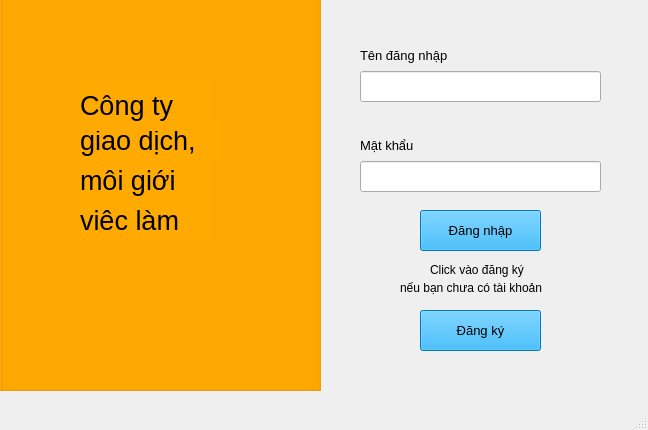
<?xml version="1.0" encoding="UTF-8"?>
<ui version="4.0">
 <class>MainWindow</class>
 <widget class="QMainWindow" name="MainWindow">
  <property name="geometry">
   <rect>
    <x>0</x>
    <y>0</y>
    <width>648</width>
    <height>430</height>
   </rect>
  </property>
  <property name="windowTitle">
   <string>MainWindow</string>
  </property>
  <widget class="QWidget" name="centralwidget">
   <widget class="QLabel" name="label_8">
    <property name="geometry">
     <rect>
      <x>400</x>
      <y>280</y>
      <width>161</width>
      <height>16</height>
     </rect>
    </property>
    <property name="text">
     <string>nếu bạn chưa có tài khoản</string>
    </property>
   </widget>
   <widget class="QLabel" name="label_5">
    <property name="geometry">
     <rect>
      <x>360</x>
      <y>40</y>
      <width>131</width>
      <height>31</height>
     </rect>
    </property>
    <property name="font">
     <font>
      <pointsize>10</pointsize>
     </font>
    </property>
    <property name="text">
     <string>Tên đăng nhập</string>
    </property>
   </widget>
   <widget class="QLabel" name="label_6">
    <property name="geometry">
     <rect>
      <x>360</x>
      <y>130</y>
      <width>131</width>
      <height>31</height>
     </rect>
    </property>
    <property name="font">
     <font>
      <pointsize>10</pointsize>
     </font>
    </property>
    <property name="text">
     <string>Mật khẩu</string>
    </property>
   </widget>
   <widget class="QPushButton" name="bt_dangnhap">
    <property name="geometry">
     <rect>
      <x>420</x>
      <y>210</y>
      <width>121</width>
      <height>41</height>
     </rect>
    </property>
    <property name="font">
     <font>
      <pointsize>10</pointsize>
     </font>
    </property>
    <property name="styleSheet">
     <string notr="true">background-color: rgb(0, 170, 255);</string>
    </property>
    <property name="text">
     <string>Đăng nhập</string>
    </property>
   </widget>
   <widget class="QGroupBox" name="groupBox">
    <property name="geometry">
     <rect>
      <x>0</x>
      <y>-30</y>
      <width>321</width>
      <height>421</height>
     </rect>
    </property>
    <property name="styleSheet">
     <string notr="true">background-color: rgb(255, 170, 0);</string>
    </property>
    <property name="title">
     <string/>
    </property>
    <widget class="QLabel" name="label">
     <property name="geometry">
      <rect>
       <x>80</x>
       <y>110</y>
       <width>131</width>
       <height>51</height>
      </rect>
     </property>
     <property name="font">
      <font>
       <family>MS Sans Serif</family>
       <pointsize>20</pointsize>
      </font>
     </property>
     <property name="text">
      <string>Công ty </string>
     </property>
    </widget>
    <widget class="QLabel" name="label_2">
     <property name="geometry">
      <rect>
       <x>80</x>
       <y>150</y>
       <width>141</width>
       <height>41</height>
      </rect>
     </property>
     <property name="font">
      <font>
       <pointsize>20</pointsize>
      </font>
     </property>
     <property name="text">
      <string>giao dịch, </string>
     </property>
    </widget>
    <widget class="QLabel" name="label_3">
     <property name="geometry">
      <rect>
       <x>80</x>
       <y>190</y>
       <width>131</width>
       <height>41</height>
      </rect>
     </property>
     <property name="font">
      <font>
       <pointsize>20</pointsize>
      </font>
     </property>
     <property name="text">
      <string>môi giới</string>
     </property>
    </widget>
    <widget class="QLabel" name="label_4">
     <property name="geometry">
      <rect>
       <x>80</x>
       <y>230</y>
       <width>131</width>
       <height>41</height>
      </rect>
     </property>
     <property name="font">
      <font>
       <pointsize>20</pointsize>
      </font>
     </property>
     <property name="text">
      <string>viêc làm</string>
     </property>
    </widget>
    <zorder>label_4</zorder>
    <zorder>label_3</zorder>
    <zorder>label_2</zorder>
    <zorder>label</zorder>
   </widget>
   <widget class="QLabel" name="label_7">
    <property name="geometry">
     <rect>
      <x>430</x>
      <y>260</y>
      <width>101</width>
      <height>20</height>
     </rect>
    </property>
    <property name="text">
     <string>Click vào đăng ký</string>
    </property>
   </widget>
   <widget class="QPushButton" name="bt_dangky">
    <property name="geometry">
     <rect>
      <x>420</x>
      <y>310</y>
      <width>121</width>
      <height>41</height>
     </rect>
    </property>
    <property name="font">
     <font>
      <pointsize>10</pointsize>
     </font>
    </property>
    <property name="styleSheet">
     <string notr="true">background-color: rgb(0, 170, 255);</string>
    </property>
    <property name="text">
     <string>Đăng ký</string>
    </property>
   </widget>
   <widget class="QLineEdit" name="te_tendangnhap">
    <property name="geometry">
     <rect>
      <x>360</x>
      <y>71</y>
      <width>241</width>
      <height>31</height>
     </rect>
    </property>
   </widget>
   <widget class="QLineEdit" name="te_matkhau">
    <property name="geometry">
     <rect>
      <x>360</x>
      <y>161</y>
      <width>241</width>
      <height>31</height>
     </rect>
    </property>
   </widget>
  </widget>
  <widget class="QMenuBar" name="menubar">
   <property name="geometry">
    <rect>
     <x>0</x>
     <y>0</y>
     <width>648</width>
     <height>26</height>
    </rect>
   </property>
  </widget>
  <widget class="QStatusBar" name="statusbar"/>
 </widget>
 <resources/>
 <connections/>
</ui>
